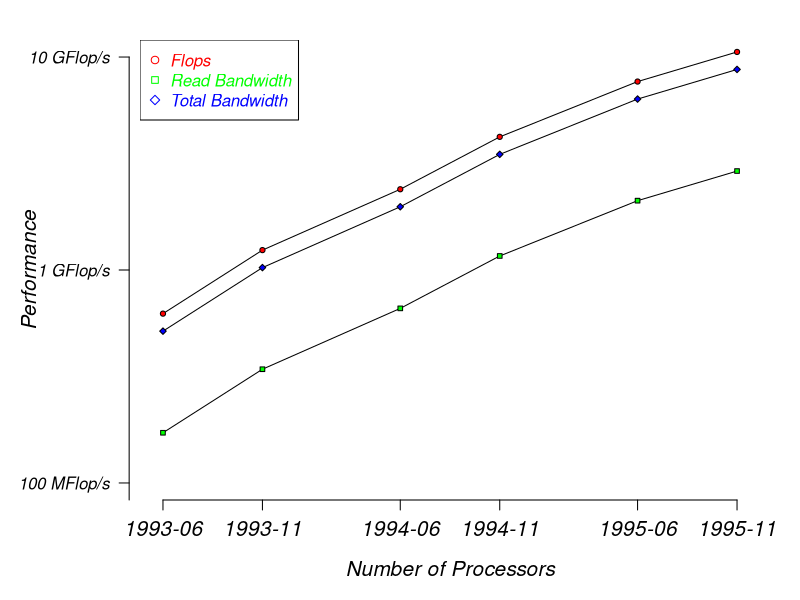

The R script that drew this image:
                                        #
library(stringr)

pdf("Top500-Performance.pdf",width = 6, height = 5, pointsize=9)

par(mar=c(5,7,2,2),family="sans",font=3,font.axis=3,font.lab=3,font.main=3)

data<-read.table(file="Top2.csv")
data<-data.frame(data,as.Date(paste(data[,1],str_pad(data[,2], 2, pad = "0"),"01", sep="/"),"%Y/%m/%d"))
##print(data)
names(data)<-c("Year","Month","Year","Sum","No.1","No.500","Date")

# Plot --------------------------------------------------------------
plot(data[,c(7,4)],log="y",xlab="",ylab="", ylim=c(10e07, 10e09),axes=FALSE,pch=21,
     bg="red",cex=0.7,lty=1,type="o",cex.lab=4.4, cex.axis=4.4, cex.main=4.4, cex.sub=4.4)
par(new=TRUE)
plot(data[,c(7,5)],log="y",xlab="",ylab="", ylim=c(10e07, 10e09),axes=FALSE,pch=22,
     bg="green",cex=0.7,lty=1,type="o",cex.lab=4.4, cex.axis=4.4, cex.main=4.4, cex.sub=4.4)
par(new=TRUE)
plot(data[,c(7,6)],log="y",xlab="",ylab="", ylim=c(10e07, 10e09),axes=FALSE,pch=23,
     bg="blue",cex=0.7,lty=1,type="o",cex.lab=4.4, cex.axis=4.4, cex.main=4.4, cex.sub=4.4)

# x-axis -------------------------------------------------------------
axis.Date(1,at=data[,7],cex.axis=1.25)

# y-axis -------------------------------------------------------------
axis(2,
   at  =c(0.1,          
          1          ,10          ,100          ,
          1000       ,10000       ,100000       ,
          1000000    ,10000000    ,100000000    ,
          1000000000 ,10000000000) ,
   labels=c("100 MFlop/s",
          "1 GFlop/s","10 GFlop/s","100 GFlop/s",
          "1 TFlop/s","10 TFlop/s","100 TFlop/s",
          "1 PFlop/s","10 PFlop/s","100 MFlop/s",
          "1 GFlop/s","10 GFlop/s"),
   las=2, pos=8500, cex.axis=1.00, cex.lab=1.25)

title(xlab="Number of Processors", cex.lab=1.25)
title(ylab="Performance", line=5, cex.lab=1.25)

legend("topleft",legend=c("Flops","Read Bandwidth","Total Bandwidth"),
  text.col=c("red","green","blue"),pch=c(21,22,23),col=c("red","green","blue"))

#abline(lm(log10(data[c(1:37),4])~data[c(1:37),7]),col="red",lwd=1,lty=1)
#abline(lm(log10(data[c(38:56),4])~data[c(38:56),7]),col="red",lwd=1,lty=2)
#abline(lm(log10(data[c(1:37),6])~data[c(1:37),7]),col="blue",lwd=1,lty=1)
#abline(lm(log10(data[c(38:56),6])~data[c(38:56),7]),col="blue",lwd=1,lty=2)

#abline(v=15210,col="gray",lty=2)

legend(x=11600,y=10.6E2,legend=c("Sum","#1","#500",
       "Regression Sum: Jun. 1993 - Jun. 2011",
       "Regression Sum: Nov. 2011 - Nov. 2020",
       "Regression #500: Jun. 1993 - Jun. 2011",
       "Regression #500: Nov. 2011 - Nov. 2020" ),
       pch=c(21,22,23,1,1,1,1),lty=c(1,1,1,1,2,1,2),pt.bg=c("red","green","blue",
       "red","red","blue","blue"),pt.cex=c(1,1,1,0,0,0,0),
       col=c(1,1,1,"red","red","blue","blue"),cex=1.15)

dev.off()

